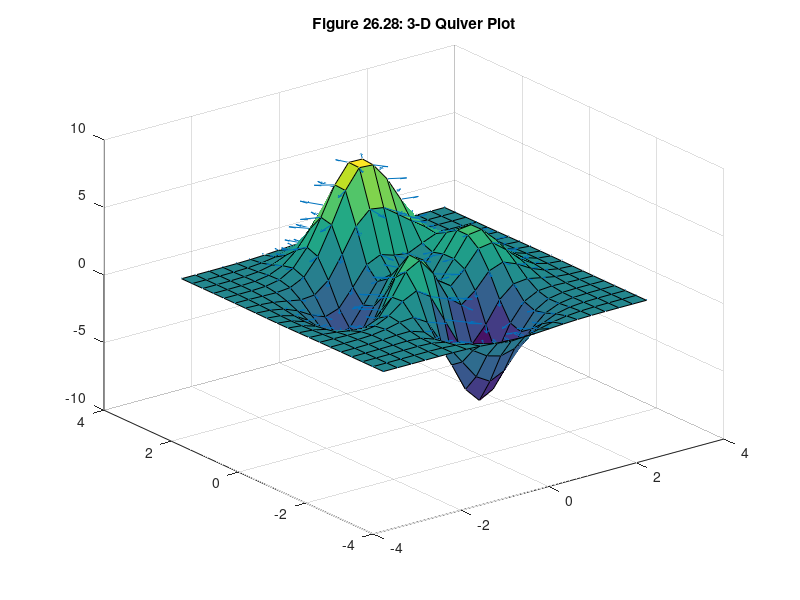

This chart was generated by the following MATLAB code:
[X,Y,Z] = peaks(20);
[Nx,Ny,Nz] = surfnorm(X,Y,Z);
surf(X,Y,Z)
hold on
quiver3(X,Y,Z,Nx,Ny,Nz)
hold off
title('Figure 26.28: 3-D Quiver Plot')
